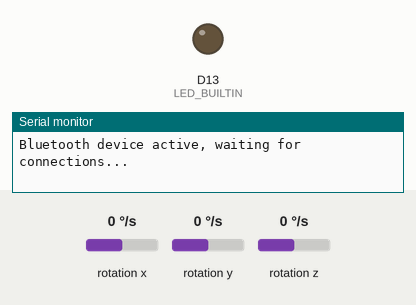
A sketch run on a simulated Arduino Nano 33 IoT. On the bench: output pins drawn as LEDs (lit = HIGH), the last lines printed to the serial monitor. The test bench sets the inputs (shaded band); at power-on: rotation x 0 °/s, rotation y 0 °/s, rotation z 0 °/s. Nothing arrives over Bluetooth unless stated; a phone connects over Bluetooth LE 3 s after start.

Above: at 0.1 s.
At 3.1 s:
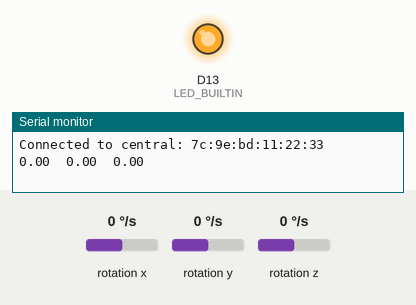
Timing chart, 0 to 4.6 s (numbered marks = the images above):
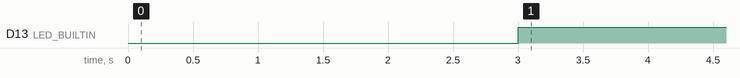

Measured:
- by itself, D13 (LED_BUILTIN): LOW → HIGH at 3.0 s

The sketch:

app_bluetooth.ino
```cpp
#include <ArduinoBLE.h>
#include <Arduino_LSM6DS3.h>

BLEService sensorService("66df5109-edde-4f8a-a5e1-02e02a69cbd5");
BLEStringCharacteristic xSensorLevel("741c12b9-e13c-4992-8a5e-fce46dec0bff", BLERead | BLENotify,15);
BLEStringCharacteristic ySensorLevel("baad41b2-f12e-4322-9ba6-22cd9ce09832", BLERead | BLENotify,15);
BLEStringCharacteristic zSensorLevel("5748a25d-1834-4c68-a49b-81bf3aeb2e50", BLERead | BLENotify,15);

// last sensor data
float oldXLevel = 0;
float oldYLevel = 0;
float oldZLevel = 0;
long previousMillis = 0;

void setup() {
 Serial.begin(115200);
 while (!Serial);
 if (!IMU.begin()) {
  Serial.println("Failed to initialize IMU!");
  while (1);
 }

 pinMode(LED_BUILTIN, OUTPUT);
 if (!BLE.begin()) {
  Serial.println("starting BLE failed!");
  while (1);
 }

 BLE.setLocalName("App_BLE_test");
 BLE.setAdvertisedService(sensorService);
 sensorService.addCharacteristic(xSensorLevel);
 sensorService.addCharacteristic(ySensorLevel);
 sensorService.addCharacteristic(zSensorLevel);
 BLE.addService(sensorService);

 xSensorLevel.writeValue(String(0));
 ySensorLevel.writeValue(String(0));
 zSensorLevel.writeValue(String(0));

 BLE.advertise();
 Serial.println("Bluetooth device active, waiting for connections...");
}

void loop() {
 BLEDevice central = BLE.central();
 if (central) {
  Serial.print("Connected to central: ");
  Serial.println(central.address());
  digitalWrite(LED_BUILTIN, HIGH);

  while (central.connected()) {
  //long currentMillis = millis();
  updateGyroscopeLevel();
  delay(300);
 }

   digitalWrite(LED_BUILTIN, LOW);
  Serial.print("Disconnected from central: ");
  Serial.println(central.address());
 }
}

void updateGyroscopeLevel() {
 float x, y, z;
 if (IMU.gyroscopeAvailable()) {
 IMU.readGyroscope(x, y, z);

 if (x != oldXLevel) {
  xSensorLevel.writeValue(String(x));
  oldXLevel = x;
 }

 if (y != oldYLevel) {
  ySensorLevel.writeValue(String(y));
  oldYLevel = y;
 }

 if (z != oldZLevel) {
  zSensorLevel.writeValue(String(z));
  oldZLevel = z;
 }

 Serial.print(x);
 Serial.print('\t');
 Serial.print(y);
 Serial.print('\t');
 Serial.println(z);
 }
}
```
